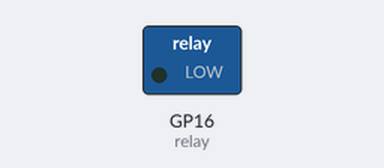
This program was run on a simulated Raspberry Pi Pico running MicroPython. Shown: switched loads named in the program (green lamp = pin HIGH). Dashed ring = blinking. What the program prints to the serial console is not drawn.

Above: at 0.5 s.
Timing chart, 0 to 4.6 s (numbered marks = the images above):
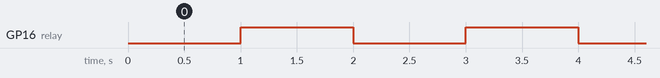

Measured:
- by itself, GP16 (relay): alternates HIGH for 1.0 s and LOW for 1.0 s

The program:

Relais.py
```python
from machine import Pin
import time

relay = Pin(16, Pin.OUT) #relais op pin 16

while True:
    relay.value(0)     # Relais uit
    print("Relay off")

    time.sleep(1)

    relay.value(1) 	  # Ralais aam
    print("Relay on")
    time.sleep(1)
```
